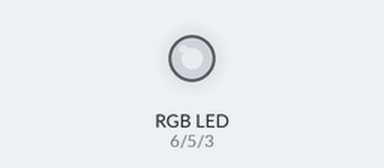
A sketch run on a simulated Arduino Uno, built with avr-gcc and run on an emulated ATmega328P. On the bench: an RGB LED mixed from three pins (HIGH = lit). Dim RGB values are drawn brighter than linear.

Above: at 0.05 s.
At 0.8 s:
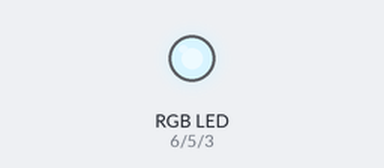
At 1.6 s:
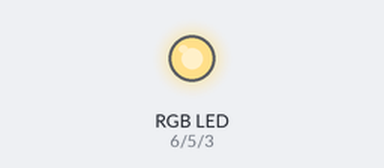
At 3.2 s:
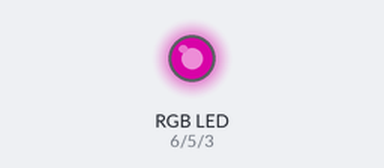
At 4.8 s:
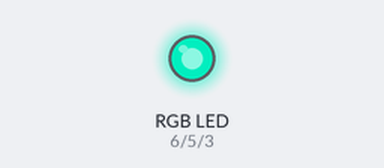
At 6.4 s:
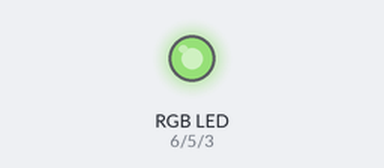
Timing chart, 0 to 8.6 s (numbered marks = the images above):
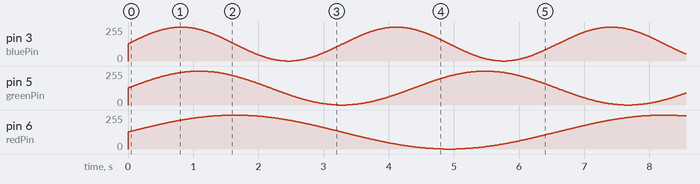

The sketch:

04_rgb_smd.ino
```cpp
/********************************
 * makerblog.at - Tutorial
 * Elegoo 37 Sensor Kit v2.0
 *
 * RGB LED
 * Arduino D3 -> Pin B
 * Arduino D5 -> Pin G
 * Arduino D6 -> Pin R
 * Arduino GND -> rechtes Pin (-)
 *
 *********************************/

int redPin = 6;
int greenPin = 5;
int bluePin = 3;

float redVal = 0.0;
float greenVal = 0.0;
float blueVal = 0.0;

#define ROTATE_STEP  0.005
#define COLOR_OFFSET 0.005

void setup() {
  Serial.begin(9600);
  pinMode(redPin, OUTPUT);
  pinMode(greenPin, OUTPUT);
  pinMode(bluePin, OUTPUT);
}

void loop() {

redVal = redVal + ROTATE_STEP + COLOR_OFFSET;
if (redVal > 2*PI) {redVal = 0.0;};

greenVal = greenVal + ROTATE_STEP + COLOR_OFFSET*2;
if (greenVal > 2*PI) {greenVal = 0.0;};

blueVal = blueVal + ROTATE_STEP + COLOR_OFFSET*3;
if (blueVal > 2*PI) {blueVal = 0.0;};

rgbColor((127 + round(sin(redVal)*127)), (127 + round(sin(greenVal)*127)), (127 + round(sin(blueVal)*127)));

delay(10);

}

void rgbColor(int red, int green, int blue)
{
  analogWrite(redPin, red);
  analogWrite(greenPin, green);
  analogWrite(bluePin, blue);
}
```
